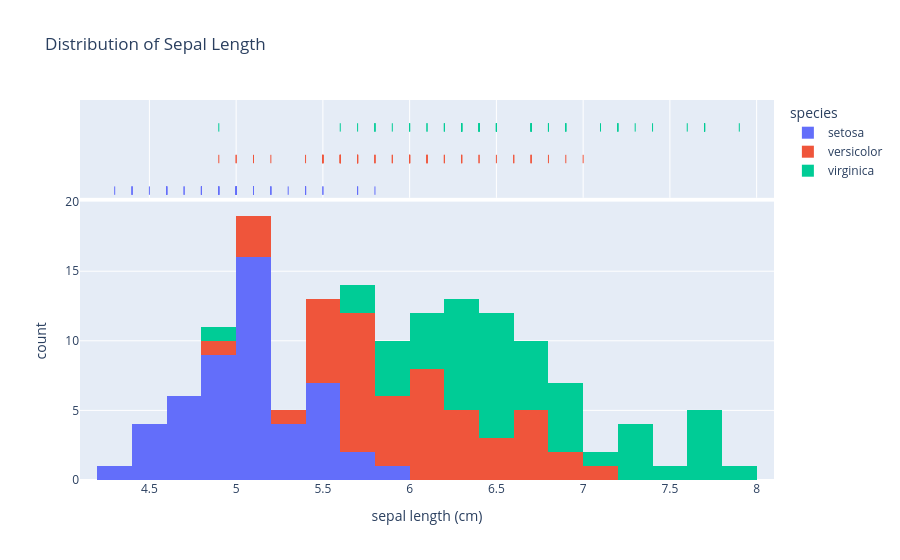

Source (notebook cell):
### Markdown cell above
## 4. Histogram & Box Plot

### Code cell
fig = px.histogram(iris, x='sepal length (cm)', color='species',
                   marginal='rug', nbins=25,
                   title='Distribution of Sepal Length')
fig.show()

### Figure 1 — Plotly figure (JSON) as saved in the notebook; plotly's stock layout.template omitted (floating-point values rounded to 4 significant figures)
{"data": [{"alignmentgroup": "True", "bingroup": "x", "hovertemplate": "species=setosa<br>sepal length (cm)=%{x}<br>count=%{y}<extra></extra>", "legendgroup": "setosa", "marker": {"color": "#636efa", "pattern": {"shape": ""}}, "name": "setosa", "nbinsx": 25, "offsetgroup": "setosa", "orientation": "v", "showlegend": true, "type": "histogram", "x": [5.1, 4.9, 4.7, 4.6, 5, 5.4, 4.6, 5, 4.4, 4.9, 5.4, 4.8, 4.8, 4.3, 5.8, 5.7, 5.4, 5.1, 5.7, 5.1, 5.4, 5.1, 4.6, 5.1, 4.8, 5, 5, 5.2, 5.2, 4.7, 4.8, 5.4, 5.2, 5.5, 4.9, 5, 5.5, 4.9, 4.4, 5.1, 5, 4.5, 4.4, 5, 5.1, 4.8, 5.1, 4.6, 5.3, 5], "xaxis": "x", "yaxis": "y"}, {"alignmentgroup": "True", "boxpoints": "all", "fillcolor": "rgba(255,255,255,0)", "hoveron": "points", "hovertemplate": "species=setosa<br>sepal length (cm)=%{x}<extra></extra>", "jitter": 0, "legendgroup": "setosa", "line": {"color": "rgba(255,255,255,0)"}, "marker": {"color": "#636efa", "symbol": "line-ns-open"}, "name": "setosa", "offsetgroup": "setosa", "showlegend": false, "type": "box", "x": [5.1, 4.9, 4.7, 4.6, 5, 5.4, 4.6, 5, 4.4, 4.9, 5.4, 4.8, 4.8, 4.3, 5.8, 5.7, 5.4, 5.1, 5.7, 5.1, 5.4, 5.1, 4.6, 5.1, 4.8, 5, 5, 5.2, 5.2, 4.7, 4.8, 5.4, 5.2, 5.5, 4.9, 5, 5.5, 4.9, 4.4, 5.1, 5, 4.5, 4.4, 5, 5.1, 4.8, 5.1, 4.6, 5.3, 5], "xaxis": "x2", "yaxis": "y2"}, {"alignmentgroup": "True", "bingroup": "x", "hovertemplate": "species=versicolor<br>sepal length (cm)=%{x}<br>count=%{y}<extra></extra>", "legendgroup": "versicolor", "marker": {"color": "#EF553B", "pattern": {"shape": ""}}, "name": "versicolor", "nbinsx": 25, "offsetgroup": "versicolor", "orientation": "v", "showlegend": true, "type": "histogram", "x": [7, 6.4, 6.9, 5.5, 6.5, 5.7, 6.3, 4.9, 6.6, 5.2, 5, 5.9, 6, 6.1, 5.6, 6.7, 5.6, 5.8, 6.2, 5.6, 5.9, 6.1, 6.3, 6.1, 6.4, 6.6, 6.8, 6.7, 6, 5.7, 5.5, 5.5, 5.8, 6, 5.4, 6, 6.7, 6.3, 5.6, 5.5, 5.5, 6.1, 5.8, 5, 5.6, 5.7, 5.7, 6.2, 5.1, 5.7], "xaxis": "x", "yaxis": "y"}, {"alignmentgroup": "True", "boxpoints": "all", "fillcolor": "rgba(255,255,255,0)", "hoveron": "points", "hovertemplate": "species=versicolor<br>sepal length (cm)=%{x}<extra></extra>", "jitter": 0, "legendgroup": "versicolor", "line": {"color": "rgba(255,255,255,0)"}, "marker": {"color": "#EF553B", "symbol": "line-ns-open"}, "name": "versicolor", "offsetgroup": "versicolor", "showlegend": false, "type": "box", "x": [7, 6.4, 6.9, 5.5, 6.5, 5.7, 6.3, 4.9, 6.6, 5.2, 5, 5.9, 6, 6.1, 5.6, 6.7, 5.6, 5.8, 6.2, 5.6, 5.9, 6.1, 6.3, 6.1, 6.4, 6.6, 6.8, 6.7, 6, 5.7, 5.5, 5.5, 5.8, 6, 5.4, 6, 6.7, 6.3, 5.6, 5.5, 5.5, 6.1, 5.8, 5, 5.6, 5.7, 5.7, 6.2, 5.1, 5.7], "xaxis": "x2", "yaxis": "y2"}, {"alignmentgroup": "True", "bingroup": "x", "hovertemplate": "species=virginica<br>sepal length (cm)=%{x}<br>count=%{y}<extra></extra>", "legendgroup": "virginica", "marker": {"color": "#00cc96", "pattern": {"shape": ""}}, "name": "virginica", "nbinsx": 25, "offsetgroup": "virginica", "orientation": "v", "showlegend": true, "type": "histogram", "x": [6.3, 5.8, 7.1, 6.3, 6.5, 7.6, 4.9, 7.3, 6.7, 7.2, 6.5, 6.4, 6.8, 5.7, 5.8, 6.4, 6.5, 7.7, 7.7, 6, 6.9, 5.6, 7.7, 6.3, 6.7, 7.2, 6.2, 6.1, 6.4, 7.2, 7.4, 7.9, 6.4, 6.3, 6.1, 7.7, 6.3, 6.4, 6, 6.9, 6.7, 6.9, 5.8, 6.8, 6.7, 6.7, 6.3, 6.5, 6.2, 5.9], "xaxis": "x", "yaxis": "y"}, {"alignmentgroup": "True", "boxpoints": "all", "fillcolor": "rgba(255,255,255,0)", "hoveron": "points", "hovertemplate": "species=virginica<br>sepal length (cm)=%{x}<extra></extra>", "jitter": 0, "legendgroup": "virginica", "line": {"color": "rgba(255,255,255,0)"}, "marker": {"color": "#00cc96", "symbol": "line-ns-open"}, "name": "virginica", "offsetgroup": "virginica", "showlegend": false, "type": "box", "x": [6.3, 5.8, 7.1, 6.3, 6.5, 7.6, 4.9, 7.3, 6.7, 7.2, 6.5, 6.4, 6.8, 5.7, 5.8, 6.4, 6.5, 7.7, 7.7, 6, 6.9, 5.6, 7.7, 6.3, 6.7, 7.2, 6.2, 6.1, 6.4, 7.2, 7.4, 7.9, 6.4, 6.3, 6.1, 7.7, 6.3, 6.4, 6, 6.9, 6.7, 6.9, 5.8, 6.8, 6.7, 6.7, 6.3, 6.5, 6.2, 5.9], "xaxis": "x2", "yaxis": "y2"}], "layout": {"barmode": "relative", "legend": {"title": {"text": "species"}, "tracegroupgap": 0}, "title": {"text": "Distribution of Sepal Length"}, "xaxis": {"anchor": "y", "domain": [0, 1], "title": {"text": "sepal length (cm)"}}, "xaxis2": {"anchor": "y2", "domain": [0, 1], "matches": "x", "showgrid": true, "showticklabels": false}, "yaxis": {"anchor": "x", "domain": [0, 0.7326], "title": {"text": "count"}}, "yaxis2": {"anchor": "x2", "domain": [0.7426, 1], "matches": "y2", "showgrid": false, "showline": false, "showticklabels": false, "ticks": ""}}}
